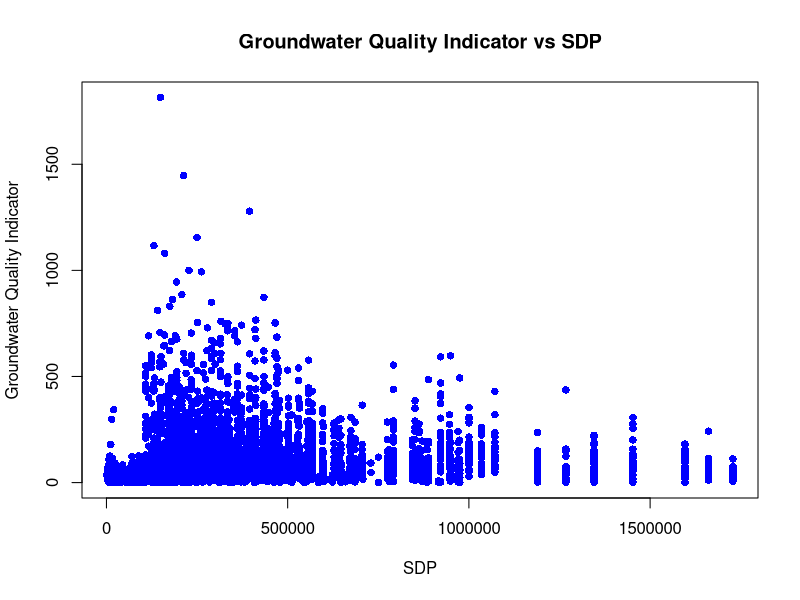
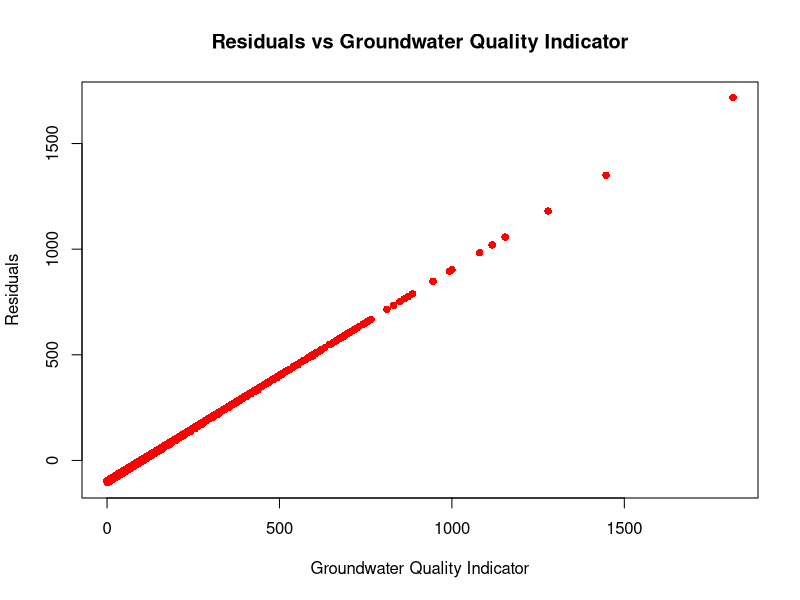
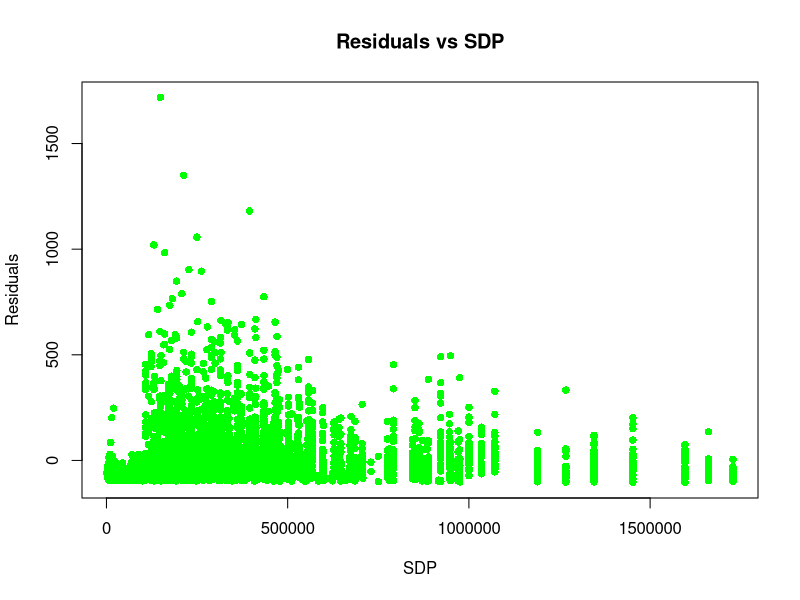
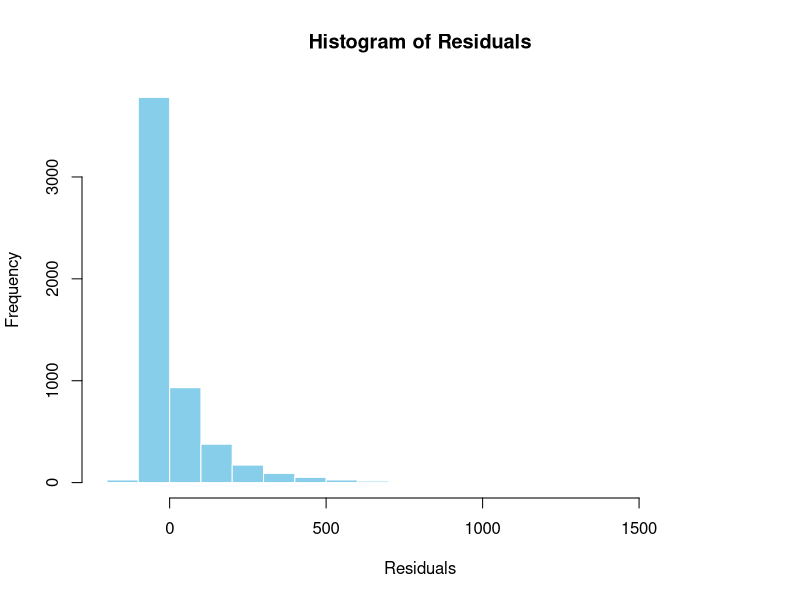

Reproduce these figures in R, in order.
library(tidyverse)# For modeling and summarizing
library(broom)      # For tidying model outputs

setwd("C:/Users/anous/OneDrive/Desktop/sixth sem/Econ/project")
merged_data <- read.csv("merged_data.csv")
merged_data <- na.omit(merged_data[c("sulfate", "SDP_NORM")])
merged_data <- cbind(merged_data, 1)
X <- merged_data[, c("SDP_NORM","1")]
y <- merged_data$sulfate

model <- lm(y ~ ., data = X)

residuals <- residuals(model)

mse <- mean(residuals^2)
print(paste("Mean Squared Error (MSE):", mse))

rsquared <- summary(model)$r.squared
print(paste("R-squared:", rsquared))

f_statistic <- summary(model)$fstatistic[1]
print(paste("F-statistic:", f_statistic))

print("\nSummary:")
print(summary(model))


# Scatter plot of Groundwater Quality Indicator vs SDP
plot(merged_data$SDP_NORM, y,
     xlab = "SDP",
     ylab = "Groundwater Quality Indicator",
     main = "Groundwater Quality Indicator vs SDP",
     col = "blue", 
     pch = 16)    



plot(y, residuals,
     xlab = "Groundwater Quality Indicator",
     ylab = "Residuals",
     main = "Residuals vs Groundwater Quality Indicator",
     col = "red", 
     pch = 16)

plot(merged_data$SDP_NORM, residuals,
     xlab = "SDP",
     ylab = "Residuals",
     main = "Residuals vs SDP",
     col = "green",
     pch = 16)


hist(residuals, breaks = 20, 
     xlab = "Residuals", 
     ylab = "Frequency", 
     main = "Histogram of Residuals",
     col = "skyblue",  
     border = "white")


residuals_sum <- sum(residuals)
print(paste("Sum of residuals:", residuals_sum))



